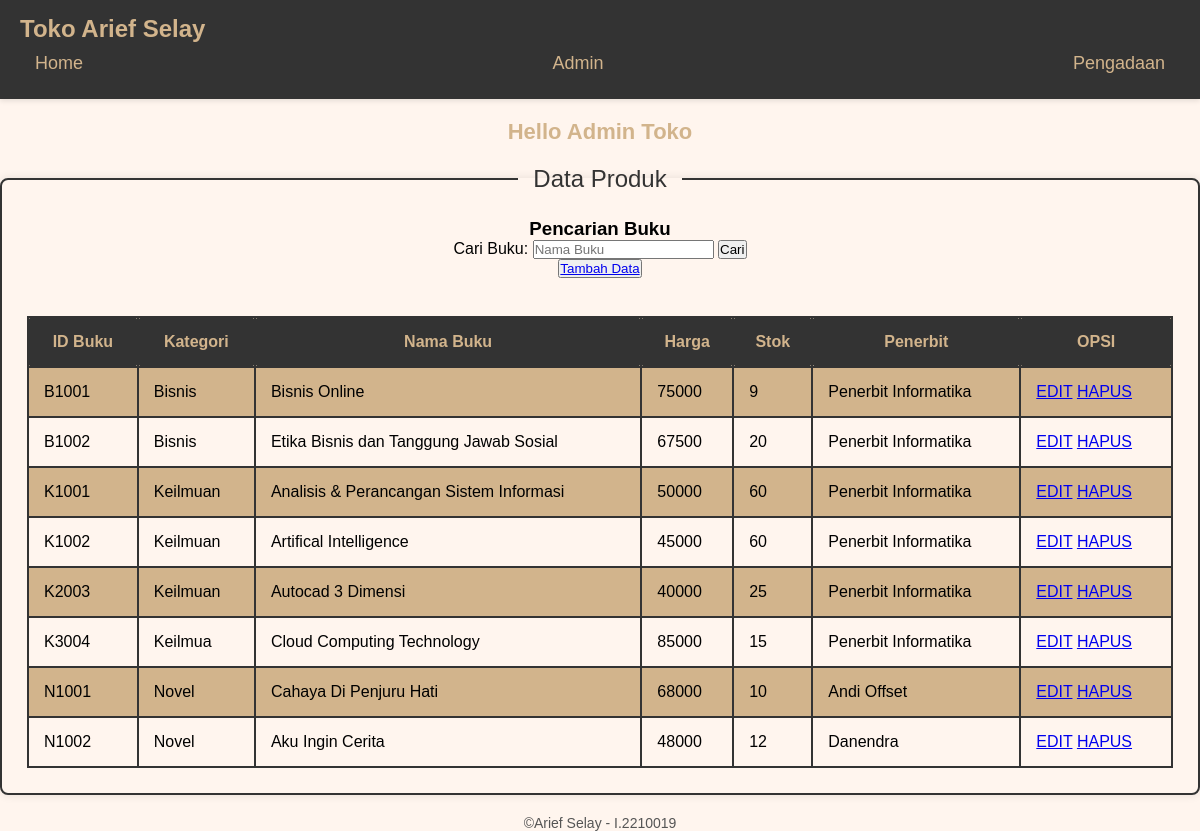
The app's page /admin.php with its own data.
### tables this page shows
CREATE TABLE `tb_buku` (
  `ID_Buku` varchar(25) NOT NULL,
  `Kategori` varchar(50) NOT NULL,
  `Nama_Buku` varchar(100) NOT NULL,
  `Harga` int(20) NOT NULL,
  `Stok` int(20) NOT NULL,
  `Penerbit` varchar(50) NOT NULL
);

### admin.php (the view, shortened to what this page needs)
<!DOCTYPE html>
<html lang="en">
<head>
    <link rel="stylesheet" href="css/form.css">
</head>
<body>
<nav class="navbar">
    <h1>Toko Arief Selay</h1>
    <div class="navbar-nav">
        <a href="index.php">Home</a>
        <a href="admin.php">Admin</a>
        <a href="pengadaan.php">Pengadaan</a>
    </div>
    </nav>
    <div class="TypePengguna">
    <h2>Hello Admin Toko</h2>
    </div>
    <fieldset>
        <legend align="center">Data Produk</legend>
        <center>
            <h3>Pencarian Buku</h3>
        <form method="GET" action="admin.php">
            <label>Cari Buku: </label>
            <input type="text" name="kata_cari" placeholder="Nama Buku"
                value="<?php if(isset($_GET['kata_cari'])) { echo $_GET['kata_cari']; } ?>" />
            <button type="submit">Cari</button>
        </form>
            <button type="submit"><a href="form\add_buku_form.php">Tambah Data</a></button>
        </center>
        <br>
        <table>
            <thead>
                <tr>
                    <th>ID Buku</th>
                    <th>Kategori</th>
                    <th>Nama Buku</th>
                    <th>Harga</th>
                    <th>Stok</th>
                    <th>Penerbit</th>
                    <th>OPSI</th>
                </tr>
            </thead>
            <tbody>
                <?php
                include 'proses/connection.php';
                if(isset($_GET['kata_cari'])) {
                    $kata_cari = $_GET['kata_cari'];
                    $query = "SELECT * FROM tb_buku WHERE 'ID_Buku' like '%".$kata_cari."%' OR Nama_Buku like '%".$kata_cari."%' ORDER BY ID_Buku ASC";
                } else {
                    $query = "SELECT * FROM tb_buku ORDER BY 'ID_Buku' ASC";
                }
                $result = mysqli_query($koneksi, $query);
                while ($row = mysqli_fetch_assoc($result)) {
                ?>
                <tr>
                    <td><?php echo $row['ID_Buku']; ?></td>
                    <td><?php echo $row['Kategori']; ?></td>
                    <td><?php echo $row['Nama_Buku']; ?></td>
                    <td><?php echo $row['Harga']; ?></td>
                    <td><?php echo $row['Stok']; ?></td>
                    <td><?php echo $row['Penerbit']; ?></td>
                    <td>
                        <a href="form/edit_buku.php?ID_Buku=<?php echo $row['ID_Buku']; ?>">EDIT</a>
                        <a href="proses/delete_proses.php?ID_Buku=<?php echo $row['ID_Buku']; ?>" onclick="return confirm('Apakah Anda yakin ingin menghapus data?')">HAPUS</a>
                    </td>
                </tr>
                <?php
                }
                ?>
            </tbody>
        </table>
    </fieldset>
    <footer>
        <p>&copy;Arief Selay - I.2210019 </p>
    </footer>
</body>
</html>

### css/form.css (style rules this page uses)
* { margin: 0; padding: 0; box-sizing: border-box; font-family: "Poppins", sans-serif; }
body { background: seashell; }
nav { background-color: #333; padding: 15px 20px; box-shadow: 0px 2px 5px rgba(0, 0, 0, 0.1); }
nav h1 { font-size: 24px; margin: 0; color: tan; }
nav .navbar-nav { display: flex; justify-content: space-between; align-items: center; }
nav a { text-decoration: none; color: tan; font-size: 18px; padding: 10px 15px; border-radius: 5px; transition: background-color 0.3s, color 0.3s; }
.TypePengguna { text-align: center; margin-top: 20px; }
.TypePengguna h2 { font-size: 22px; color: tan; }
fieldset { border: 2px solid #333; padding: 25px; margin-top: 20px; border-radius: 8px; box-shadow: 0 0 10px rgba(0, 0, 0, 0.1); }
legend { font-size: 24px; padding: 0 15px; color: #333; }
table { width: 100%; border-collapse: collapse; margin-top: 20px; }
table th, table td { border: 2px solid #333; padding: 15px; }
table th { background-color: #333; color: tan; border-radius: 5px; }
table tr:nth-child(odd) { background-color: tan; }
footer { text-align: center; margin-top: 20px; }
footer p { font-size: 14px; color: #555; }

### records on screen
tb_buku: ID_Buku "B1001", Kategori "Bisnis", Nama_Buku "Bisnis Online", Harga "75000", Stok "9", Penerbit "Penerbit Informatika"
tb_buku: ID_Buku "B1002", Kategori "Bisnis", Nama_Buku "Etika Bisnis dan Tanggung Jawab Sosial", Harga "67500", Stok "20", Penerbit "Penerbit Informatika"
tb_buku: ID_Buku "K1001", Kategori "Keilmuan", Nama_Buku "Analisis & Perancangan Sistem Informasi", Harga "50000", Stok "60", Penerbit "Penerbit Informatika"
tb_buku: ID_Buku "K1002", Kategori "Keilmuan", Nama_Buku "Artifical Intelligence", Harga "45000", Stok "60", Penerbit "Penerbit Informatika"
tb_buku: ID_Buku "K2003", Kategori "Keilmuan", Nama_Buku "Autocad 3 Dimensi", Harga "40000", Stok "25", Penerbit "Penerbit Informatika"
tb_buku: ID_Buku "K3004", Kategori "Keilmua", Nama_Buku "Cloud Computing Technology", Harga "85000", Stok "15", Penerbit "Penerbit Informatika"
tb_buku: ID_Buku "N1001", Kategori "Novel", Nama_Buku "Cahaya Di Penjuru Hati", Harga "68000", Stok "10", Penerbit "Andi Offset"
tb_buku: ID_Buku "N1002", Kategori "Novel", Nama_Buku "Aku Ingin Cerita", Harga "48000", Stok "12", Penerbit "Danendra"
